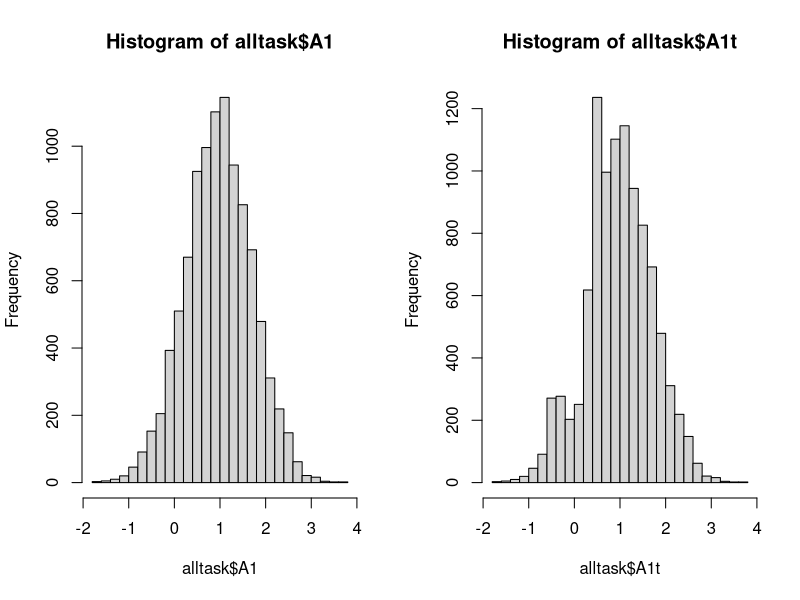
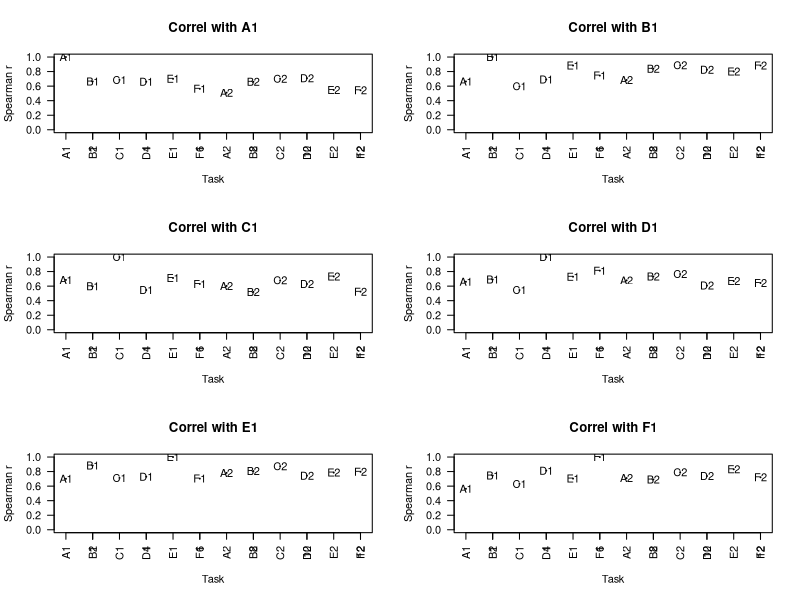
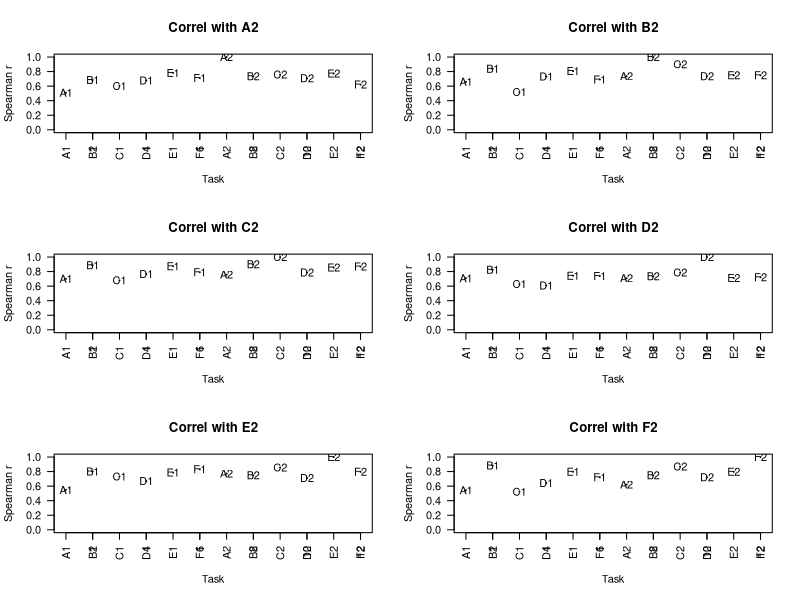
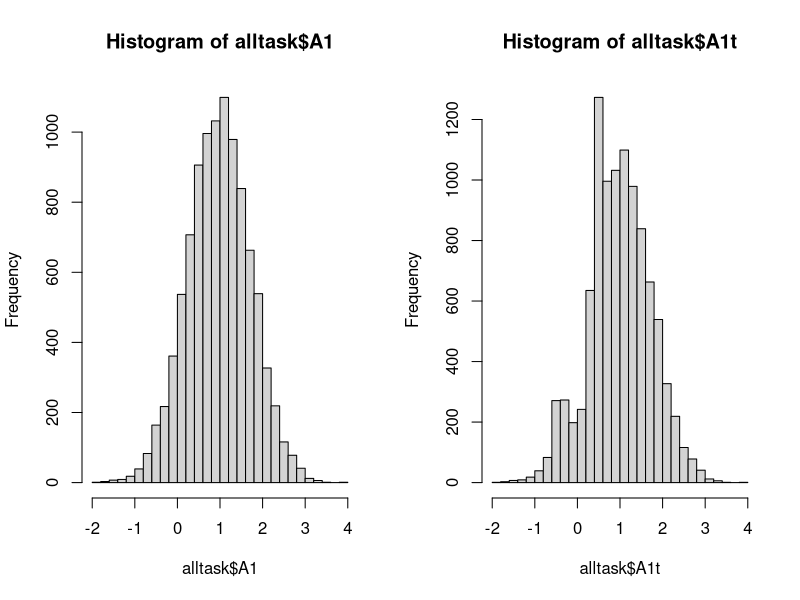
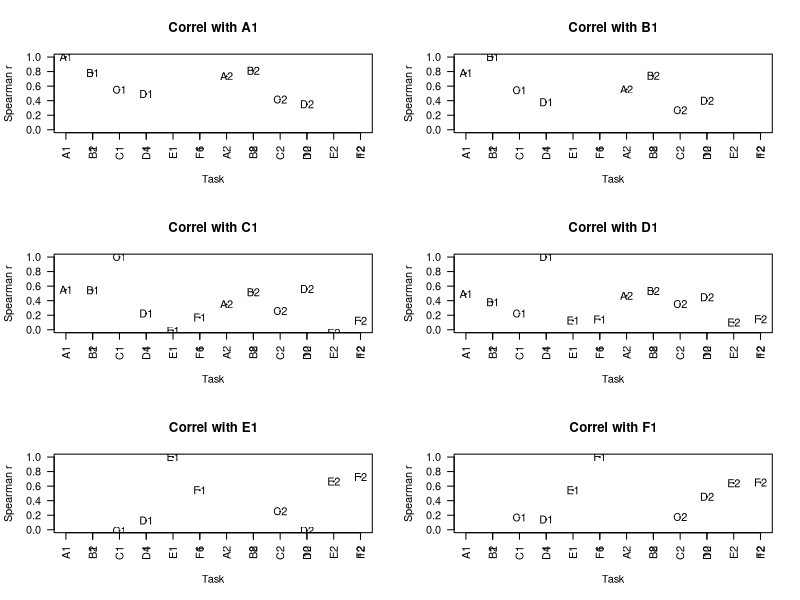
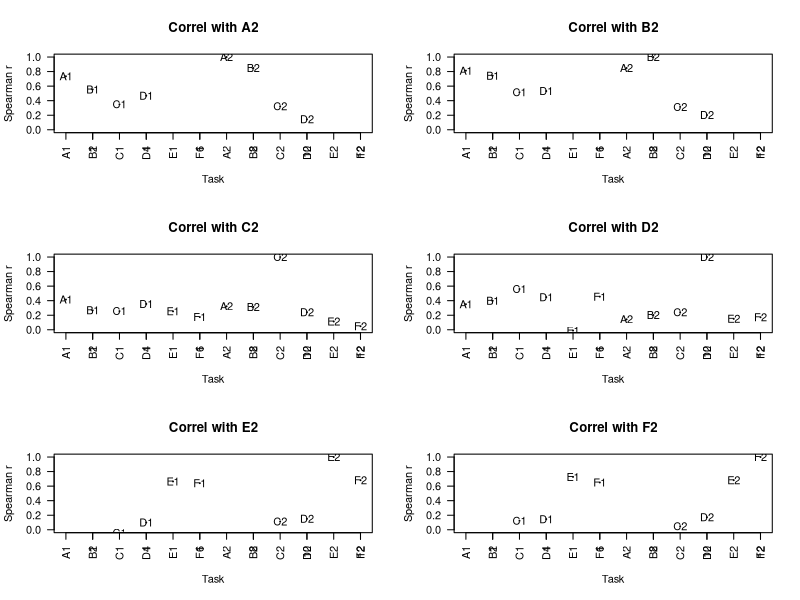

R code for these plots, in order:
#Simulating LI data to check on correlation patterns
#This version runs the simulation many times to check the confidence interval around correlations
#Started DVM Bishop, 25th October 2017, updated 8th Nov 2017

#Outputs written to working directory - for both one factor and bifactor models:
#Histograms showing original and transformed data for one simulated variable- eg 'simulated_histograms_lat_factor1.pdf'
#Plots showing pattern of test-retest correlation and intercorrelations between tests- eg "Factor2correlations_singlerun.pdf"
#Table showing average correlations as well as 95% CI for correlations- filename eg "Factor2_ABCDEFx2_err0.35_correls.csv"
#Simulated data for 10000 cases - which can be used with maxLikelihood_multiplerun script - filename eg "Factor2_ABCDEFx2_err0.35_raw.csv"

library(Hmisc) #for correlations
library(tidyverse)

##########################################################################
#Early versions of script checked impact of subjects doing just a subset of the tasks
#check how many combinations of possible tasks 
ntasks<-6 #N tasks
x<-1:ntasks  
donetasks<-6  #N tasks that each person does - can vary this to check impact
allcombo<-combn(x, donetasks, FUN = NULL) #To see all combinations
ncombo<-ncol(allcombo) #this is only interesting if donetasks < Ntasks!
partialtest<-0
if(donetasks<ntasks){partialtest<-1}
##########################################################################

myN<-24 #specify N subjects for each sample
bigN<-10000 #specify size of population to sample from
partialtest<-0 #each person does one of the combinations above
#(set to zero if each person does all tests)

##########################################################################
#Generate bigN random normal deviates :these simulate frontal and for posterior bias
#These corresponding to the underlying, unmeasured laterality bias for bigN people in the population
#Usually we'd have mean 0 and SD 1, but I've specified mean 1.5 and SD 1 for both posterior and frontal, 
#to reflect population bias to L
#This won't affect correlations but may be useful later on if we want to simulate means for different tasks
#Or if we want to simulate situation with different degrees of bias.

frontL<-rnorm(bigN,1.5,1) #laterality distribution frontal -mean 1.5 and SD 1
postL<-rnorm(bigN,1.5,1) #laterality distribution posterior - independent in this case from frontL
##########################################################################

#Each task now specified as a weighted sum of frontL, postL, and error term.

#First, create blank dataframe with NAs to hold simulated data for bigN cases
alltask<-data.frame(matrix(rep(NA,bigN*12),nrow=bigN) )
mylabel=c('A1','B1','C1','D1','E1','F1','A2','B2','C2','D2','E2','F2')
colnames(alltask)<-mylabel

#Now run simulation first for one factor model then two factor model

for (myfactor in 1:2){
#Next specify the weightings and error for each task - can change these.
#We will assume we have 2 tasks predominantly frontal, 2 predom posterior and 2 equal

#mywts has one col per task; row 1 is front wt, row 2 is post wt, row 3 is error
#these are set to sum to one.
#default is 2 factors; 2 pure measures for each, two hybrid
myerr<-.35 #2 measures frontal only, 2 measures 50/50, 2 measures post only
mywts<-matrix(c(1-myerr,1-myerr,(1-myerr)/2,(1-myerr)/2,0,0,
                0,0,(1-myerr)/2,(1-myerr)/2,1-myerr,1-myerr,
                myerr,myerr,myerr,myerr,myerr,myerr),byrow=TRUE,nrow=3)
#Original version of script hand-crafted mywts - can do this if you prefer.
#This version assumes same error term for all


#Statement to include to set mywts same for all tests if myfactor is one
if (myfactor==1){
mywts[,2:6]<-mywts[,1]
}
#We now use these weights to simulate data for 2 sessions with each task
thiscol<-0 #zero the counter for columns
for (j in 1:2){
  for (i in 1:6){
    thiscol<-thiscol+1 #increment to next column
    alltask[,thiscol]<-mywts[1,i]*frontL+mywts[2,i]*postL+mywts[3,i]*rnorm(bigN,0,1)
  }
}

#Transform the data so that those with LI less than +/- midrange have their score doubled (in same direction)
#This creates a more realistic-looking distribution of LIs
midrange<-.3
for (i in 1:12){
  alltask[,i+12]<-alltask[,i]
  w<-which(abs(alltask[,i])<midrange)
  alltask[w,i+12]<- 2*alltask[w,i]
}
mylabelt=c('A1t','B1t','C1t','D1t','E1t','F1t','A2t','B2t','C2t','D2t','E2t','F2t')
colnames(alltask)[13:24]<-mylabelt

savehisto<-1 #set to zero to skip histograms
#To save histograms
if(savehisto==1)
{
  pdfname<-paste0('simulated_histograms_lat_factor',myfactor,'.pdf')
  pdf(pdfname,width=8,height=6)
  par(mfrow=c(1,2))
  hist(alltask$A1,30) #2nd number is bins
  hist(alltask$A1t,30)
  dev.off()
}

#Set up to look at relative size of correlations and their CIs
nrun<-1000 #N runs of simulation
#create dataframe to hold all the correlations, so we can see how variable from run to run
allr<-data.frame(matrix(rep(NA,nrun*66),nrow=nrun) )
colnames(allr)<-c('A1.B1','A1.C1','A1.D1','A1.E1','A1.F1',
                  'A1.A2','A1.B2','A1.C2','A1.D2','A1.E2','A1.F2',
                  'B1.C1','B1.D1','B1.E1','B1.F1',
                  'B1.A2','B1.B2','B1.C2','B1.D2','B1.E2','B1.F2',
                  'C1.D1','C1.E1','C1.F1',
                  'C1.A2','C1.B2','C1.C2','C1.D2','C1.E2','C1.F2',
                  'D1.E1','D1.F1',
                  'D1.A2','D1.B2','D1.C2','D1.D2','D1.E2','D1.F2',
                  'E1.F1',
                  'E1.A2','E1.B2','E1.C2','E1.D2','E1.E2','E1.F2',
                  'F1.A2','F1.B2','F1.C2','F1.D2','F1.E2','F1.F2',
                  'A2.B2','A2.C2','A2.D2','A2.E2','A2.F2',
                  'B2.C2','B2.D2','B2.E2','B2.F2',
                  'C2.D2','C2.E2','C2.F2',
                  'D2.E2','D2.F2',
                  'E2.F2')

for (j in 1:nrun)
{
  #Now sample myN cases from the population
  alltask.N<-alltask[sample(bigN,myN),]
  alltask.N<-alltask.N[,13:24] # use the transformed scores
  #Now substitute NA for tasks that were not done
  if(partialtest==1){
    mycount<-0
    for (k in 1:myN){
      mycount<-mycount+1
      if(mycount>ncombo){mycount<-1}
      thiscombo<-c(allcombo[,mycount],6+allcombo[,mycount]) #same tests time 1 and 2
      alltask.N[k,-thiscombo]<-NA #tests that aren't in thiscombo are assigned to NA
    }
  }
  #Now compute Spearman correlations between tasks within our sample
  #Hmisc package has options for Spearman/Pearson. 
  mycorrs<-rcorr(as.matrix(alltask.N), type="spearman") 
  mycorrs<-mycorrs$r #we just want the correlations and not the p-values that rcorr generates
  mycorrs<-data.frame(mycorrs)
  
  #Build up pairwise correlations for allr table from upper triangle of full matrix
  allr[j,]<-c(mycorrs[1,2:12],mycorrs[2,3:12],mycorrs[3,4:12],mycorrs[4,5:12],mycorrs[5,6:12],
              mycorrs[6,7:12],mycorrs[7,8:12],mycorrs[8,9:12],mycorrs[9,10:12],mycorrs[10,11:12],mycorrs[11,12])
}

#For illustration of pattern of correlations we save and plot the last one
pdfname<-paste0('Factor',myfactor,'correlations_singlerun.pdf')
pdf(pdfname,width=8,height=10)
mycorrs<-cbind(1:12,mycorrs) #add a serial set of numbers so we can plot easily
colnames(mycorrs)<-c('X',mylabel)
par( mfrow = c( 3, 2 ) )
for (i in 2:13){
  mytitle<-paste('Correl with',colnames(mycorrs[i]))
  label2<-mylabel
  thislabel<-paste0(mylabel,colnames(mycorrs[i]))
  par(las=2)
  plot(mycorrs[,1],mycorrs[,i],main=mytitle,type='p',
       xlab='Task',ylab='Spearman r',cex=.1,ylim=c(0,1)) #cex: low value makes pts v small
  axis(1, at=1:12, labels=mylabel,cex=.8)
  
  text(mycorrs[,1],mycorrs[,i], #text to be written at x and y coordinate points
       label=mylabel) #overwrite the dots depicting correlations with the pairwise test letters
}
dev.off()

#create data frame to hold summary data for each pairwise correlation, averaged across all runs
rsummary<-data.frame(matrix(rep(NA,66*4),nrow=66) )
colnames(rsummary)<-c('Tests','Mean.r','lower95CI','upper95CI')
rsummary[,1]<-colnames(allr)
rsummary[,2]<-apply(allr,2,mean)#mean correlation
for (i in 1:66){
  rsummary[i,3]<-quantile(allr[,i],.025,na.rm=TRUE) #corrected! previously had .05 which -> 90% 2-tailed
  rsummary[i,4]<-quantile(allr[,i],.925,na.rm=TRUE)
}

#write the summary data to file with filename
filename1<-paste0('Factor',myfactor,'_ABCDEFx2_err',mywts[3,1],'_raw.csv')
write.csv(alltask, filename1)
filename2<-paste0('Factor',myfactor,'_ABCDEFx2_err',mywts[3,1],'_correls.csv')
write.csv(rsummary, filename2)
}
